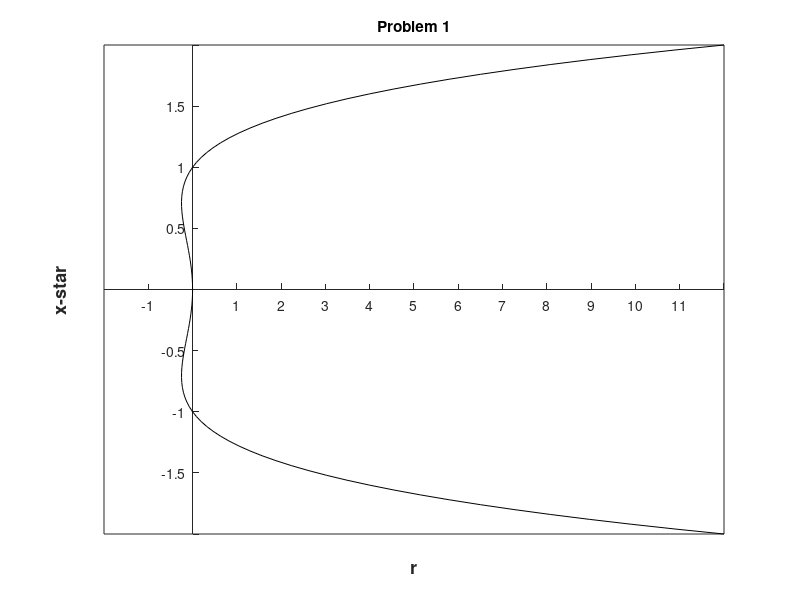

This chart was generated by the following MATLAB code: (Note: this script raises an error after producing the figure.)
%% AM214 HW2
%% Author: Robert Bergeron

num_iterations = 101;

%% Problem 1
bif = @(x) x.^4 - x.^2;
xstars = linspace(-2, 2, num_iterations);
rs = bif(xstars);
minr = floor(min(rs));
maxr = ceil(max(rs));
spanr = maxr - minr + 1;

% we can plot the inverse of r(xstar) by just swapping the points
% we just computed instead of actually inverting the function
figure(1);
plot(rs, xstars, 'k');
title('Problem 1');
xlabel('r','FontSize',13,'FontWeight','Bold');
ylabel('x-star','FontSize',13,'FontWeight','Bold');
xticks(linspace(minr, maxr, spanr));
yticks(linspace(-2, 2, 9));
set(gca, 'XAxisLocation', 'origin');
set(gca, 'YAxisLocation', 'origin');

% save values for reuse in problem 4
xstars_p1 = xstars;
rs_p1 = rs;

%% Problem 2
dxdt = @(t, x) -x + x.^3 - x.^5;
trange = [0, 10];
cond = 0.01;
[t, x] = ode15s(dxdt, trange, cond);

figure(2);
plot(t, x, 'b');
title('Problem 2');
xlabel('t','FontSize',13,'FontWeight','Bold');
ylabel('x','FontSize',13,'FontWeight','Bold');
set(gca, 'XAxisLocation', 'origin');
set(gca, 'YAxisLocation', 'origin');

%% Problem 2, AM214

% plot the approximate analytical solution at r = -1, xstar = 0
aprx_soln = @(t) 1 ./ (100 .* exp(t));
tspan = linspace(0, 10, num_iterations);
aprx_x = aprx_soln(tspan);
hold on;
plot(tspan, aprx_x, 'r--');
legend('Numerical', 'Analytical');

%% Problem 3
rs = linspace(-1, 1, num_iterations);
trange = [0, 10];
cond = 0.01;
xstars = zeros(1, num_iterations);

for i = 1:num_iterations
    dxdt = @(t, x) rs(i) .* x + x .^ 3 - x .^ 5;
    [t, x] = ode15s(dxdt, trange, cond);
    xstars(i) = x(end);
    cond = 0.01 + x(end);
end

figure(3);
plot(rs, xstars, 'b');
title('Problem 3&4');
xlabel('r','FontSize',13,'FontWeight','Bold');
ylabel('x-star','FontSize',13,'FontWeight','Bold');
set(gca, 'XAxisLocation', 'origin');
set(gca, 'YAxisLocation', 'origin');

%% Problem 4
rs = linspace(1, -1, num_iterations);
cond = 0.01;

for i = 1:num_iterations
    dxdt = @(t, x) rs(i) .* x + x .^ 3 - x .^ 5;
    [t, x] = ode15s(dxdt, trange, cond);
    xstars(i) = x(end);
    cond = 0.01 + x(end);
end

% reuse figure 3
hold on
plot(rs, xstars, 'r');
plot(rs_p1, xstars_p1, 'k');
xlim([-1, 1]);
ylim([0, 1.5]);
legend({'Increasing r', 'Decreasing r', 'Numerical'}, 'Location', 'northwest');
